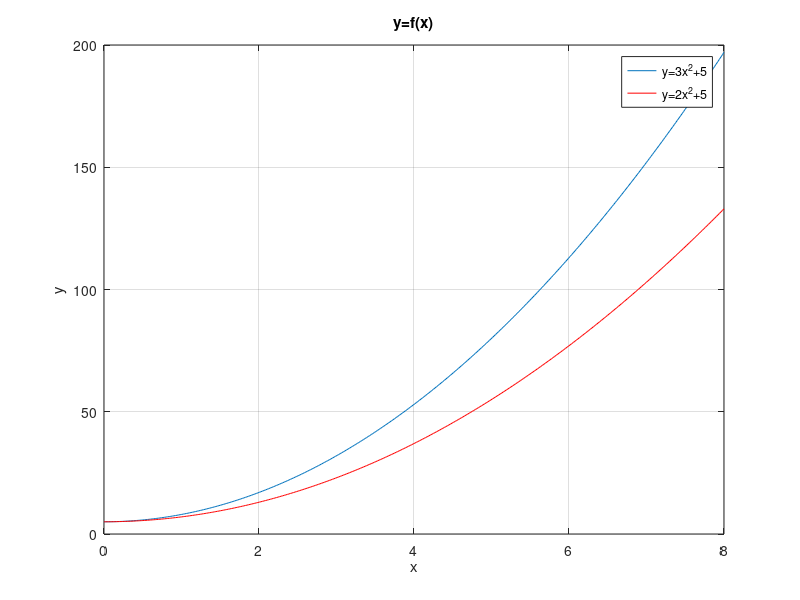
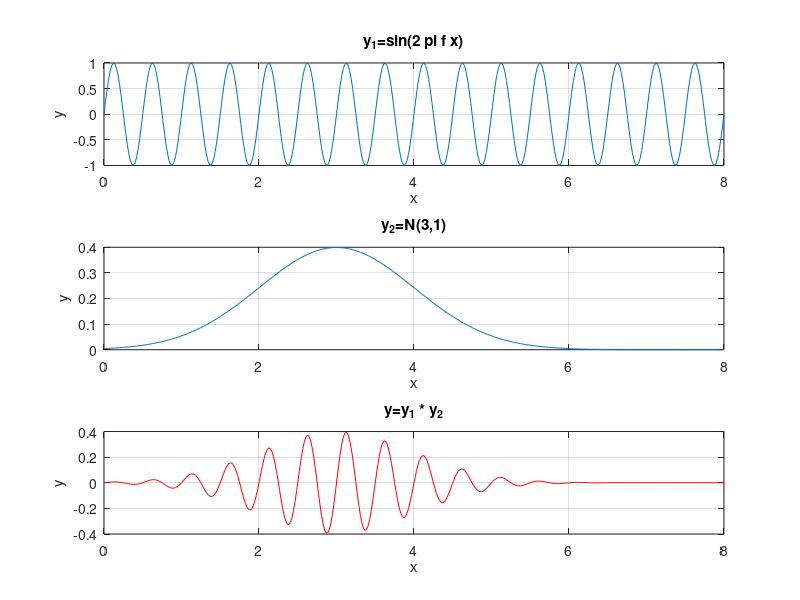

These charts were generated, in order, by the following MATLAB code:
% 01 October, 2020

clear all
close all

% Declaring a function
x=2;
y=3*x+5;
% disp([x y])


% Using for in Matlab
for x=[0 2 4 6 8]
    y=3*x+5;
%     disp([x y])
end

% First I need to declare the dominium of the function using passo di campionamento
% x=[0 2 4 6 8];
% dx=0.1;
% x=0:dx:8;

% Or I can declare using linspace 
n=400;
x=linspace(0, 8, n);
y=3*x.^2+5;
% disp([x.' y.'])

% Plotting a 2D graph
figure
plot(x,y), grid, xlabel('x'), ylabel('y'), title('y=f(x)')

y2=2*x.^2+5;
hold on
plot(x, y2,'r')
hold off
legend('y=3x^2+5', 'y=2x^2+5')


f=2;
y_sin=sin(2*pi*f*x);
figure
subplot(3,1,1)              % Creates a 3 images in one column 
plot(x,y_sin), grid, xlabel('x'), ylabel('y'), title('y_1=sin(2 pi f x)')

% Plotting Gauss function
sigma2=1;
mu=3;
y_gauss=1/sqrt(2*pi*sigma2) * exp( -((x-mu).^2) / (2*sigma2) );
subplot(3,1,2)
plot(x,y_gauss), grid, xlabel('x'), ylabel('y'), title('y_2=N(3,1)')

% Generare il prodotto fra Gaussiana e sinusoide e visualizzarlo come terza
% riga

y3=y_sin.*y_gauss;
subplot(3,1,3)
plot(x,y3,'r'), grid, xlabel('x'), ylabel('y'), title('y=y_1 * y_2')

